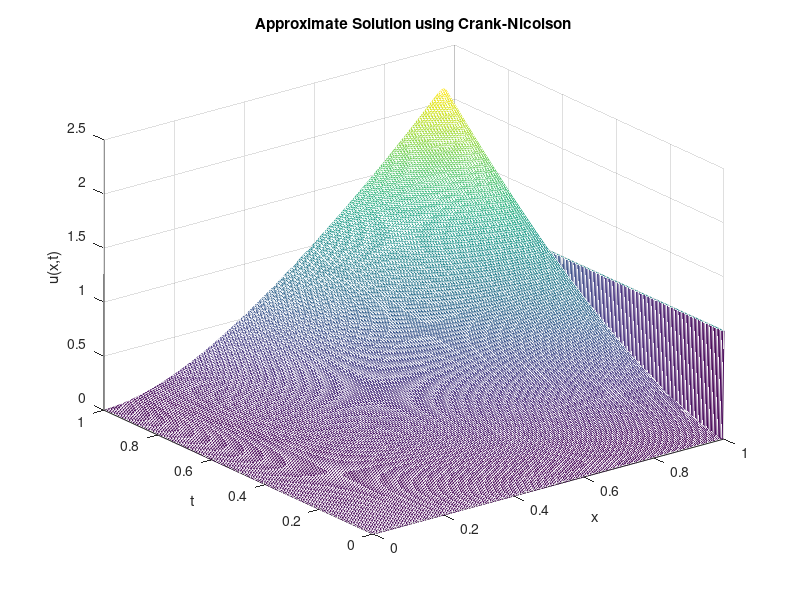
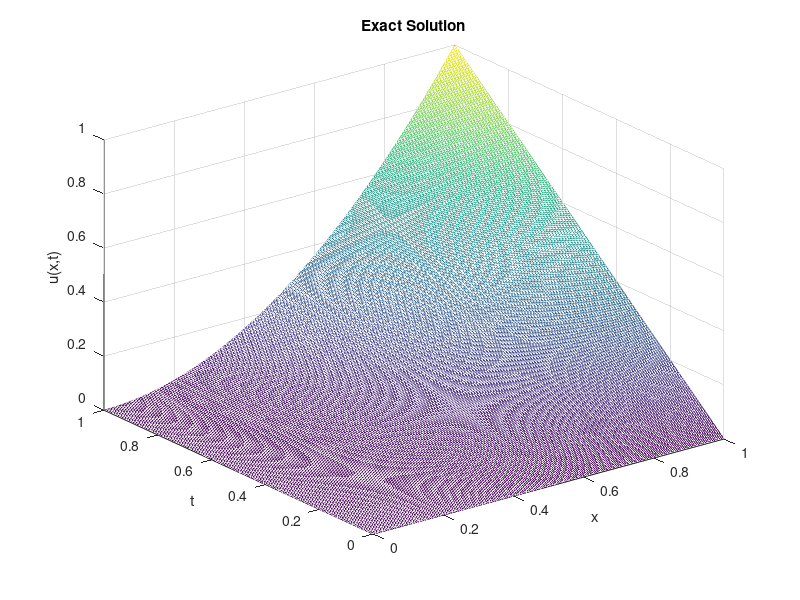
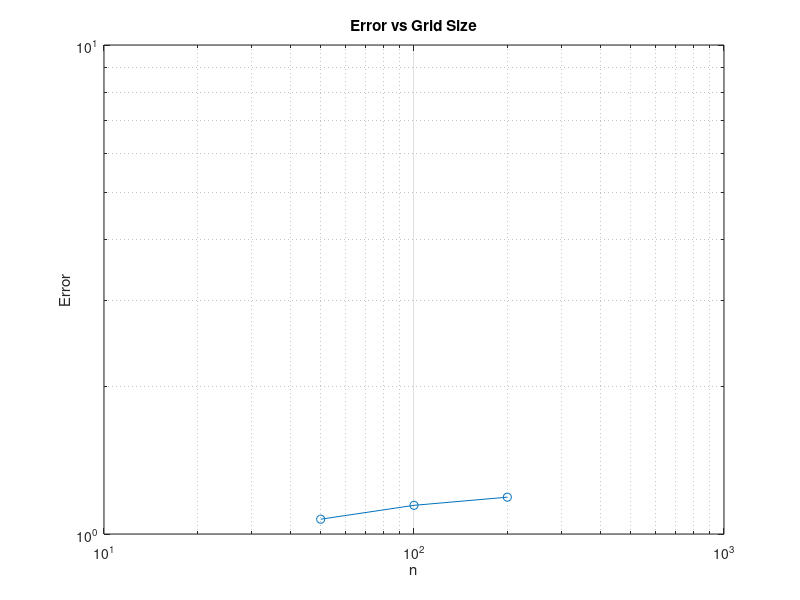

Write MATLAB code to recreate these figures, in order.
clear all;
close all;
% Parameters
a = 0; b = 1; % x domain
c = 0; d = 1; % t domain
lambda = 1;
n_values = [50, 100, 200]; % Grid sizes to test
errors = zeros(size(n_values));

% Exact solution
exact_solution = @(x, t) x.^2 .* t;

for idx = 1:length(n_values)
    n = n_values(idx);
    h = (b - a) / n;
    k = lambda * h;
    m = round((d - c) / k);
    
    x = linspace(a, b, n+1);
    t = linspace(c, d, m+1);
    
    % Initialize solution matrix
    U = zeros(n+1, m+1);
    
    % Boundary and initial conditions
    U(:, 1) = 0; % Initial condition u(x,0) = 0
    U(1, :) = 0; % Boundary condition u(0,t) = 0
    U(end, :) = 1; % Boundary condition u(1,t) = 1
    
    % Crank-Nicolson method
    A = zeros(n-1, n-1);
    B = zeros(n-1, 1);
    
    for j = 1:m
        % Construct the matrix A and vector B
        for i = 2:n
            A(i-1, i-1) = 1 + lambda;
            if i > 2
                A(i-1, i-2) = -lambda / 2;
            end
            if i < n
                A(i-1, i) = -lambda /2;
            end
            
            B(i-1) = (1 - lambda) * U(i, j) + ...
                     (lambda / 2) * (U(i, j) + U(i-1, j)) + ...
                     k * (x(i)^2 + 4*x(i)*t(j) + x(i)^2 + 4*x(i)*t(j+1))/2;
        end
        
        % Update B for the current time step
        U(2:n, j+1) = A \ B;
    end
    
    % Calculate error
    exact_U = exact_solution(x', t);
    errors(idx) = max(max(abs(U - exact_U)));
end

% Display errors
disp('Errors for different n values:');
disp(errors);

% Plotting results for the largest n
figure;
mesh(x, t, U');
title('Approximate Solution using Crank-Nicolson');
xlabel('x');
ylabel('t');
zlabel('u(x,t)');

figure;
mesh(x, t, exact_U');
title('Exact Solution');
xlabel('x');
ylabel('t');
zlabel('u(x,t)');

% Plot error
figure;
loglog(n_values, errors, '-o');
title('Error vs Grid Size');
xlabel('n');
ylabel('Error');
grid on;
